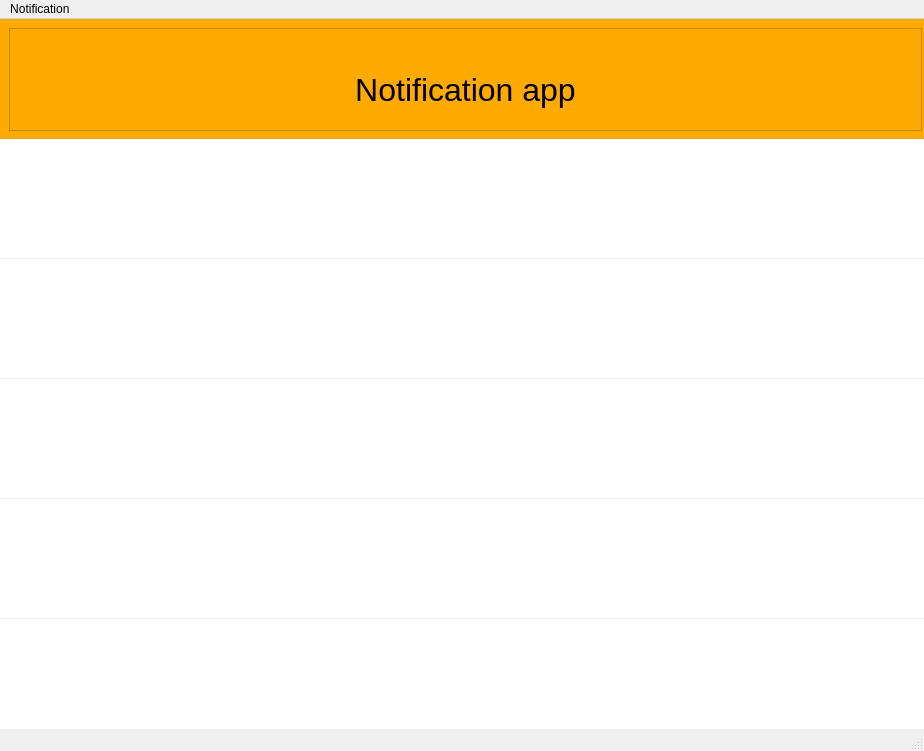
<?xml version="1.0" encoding="UTF-8"?>
<ui version="4.0">
 <class>MainWindow</class>
 <widget class="QMainWindow" name="MainWindow">
  <property name="geometry">
   <rect>
    <x>0</x>
    <y>0</y>
    <width>924</width>
    <height>751</height>
   </rect>
  </property>
  <property name="windowTitle">
   <string>MainWindow</string>
  </property>
  <widget class="QWidget" name="centralwidget">
   <widget class="QFrame" name="verticalFrame">
    <property name="geometry">
     <rect>
      <x>0</x>
      <y>0</y>
      <width>931</width>
      <height>121</height>
     </rect>
    </property>
    <property name="mouseTracking">
     <bool>false</bool>
    </property>
    <property name="styleSheet">
     <string notr="true">background-color: rgb(255, 170, 0)</string>
    </property>
    <layout class="QVBoxLayout" name="verticalLayout">
     <item>
      <widget class="QTextEdit" name="textEdit">
       <property name="html">
        <string>&lt;!DOCTYPE HTML PUBLIC &quot;-//W3C//DTD HTML 4.0//EN&quot; &quot;http://www.w3.org/TR/REC-html40/strict.dtd&quot;&gt;
&lt;html&gt;&lt;head&gt;&lt;meta name=&quot;qrichtext&quot; content=&quot;1&quot; /&gt;&lt;style type=&quot;text/css&quot;&gt;
p, li { white-space: pre-wrap; }
&lt;/style&gt;&lt;/head&gt;&lt;body style=&quot; font-family:'MS Shell Dlg 2'; font-size:7.8pt; font-weight:400; font-style:normal;&quot;&gt;
&lt;p align=&quot;center&quot; style=&quot;-qt-paragraph-type:empty; margin-top:0px; margin-bottom:0px; margin-left:0px; margin-right:0px; -qt-block-indent:0; text-indent:0px;&quot;&gt;&lt;br /&gt;&lt;/p&gt;
&lt;p align=&quot;center&quot; style=&quot;-qt-paragraph-type:empty; margin-top:0px; margin-bottom:0px; margin-left:0px; margin-right:0px; -qt-block-indent:0; text-indent:0px;&quot;&gt;&lt;br /&gt;&lt;/p&gt;
&lt;p align=&quot;center&quot; style=&quot;-qt-paragraph-type:empty; margin-top:0px; margin-bottom:0px; margin-left:0px; margin-right:0px; -qt-block-indent:0; text-indent:0px;&quot;&gt;&lt;br /&gt;&lt;/p&gt;
&lt;p align=&quot;center&quot; style=&quot; margin-top:0px; margin-bottom:0px; margin-left:0px; margin-right:0px; -qt-block-indent:0; text-indent:0px;&quot;&gt;&lt;span style=&quot; font-size:24pt;&quot;&gt;Notification app&lt;/span&gt;&lt;/p&gt;&lt;/body&gt;&lt;/html&gt;</string>
       </property>
      </widget>
     </item>
    </layout>
   </widget>
   <widget class="QFrame" name="verticalFrame">
    <property name="geometry">
     <rect>
      <x>0</x>
      <y>120</y>
      <width>931</width>
      <height>119</height>
     </rect>
    </property>
    <property name="styleSheet">
     <string notr="true">background-color: white
</string>
    </property>
    <layout class="QVBoxLayout" name="verticalLayout_2"/>
   </widget>
   <widget class="QFrame" name="verticalFrame_2">
    <property name="geometry">
     <rect>
      <x>0</x>
      <y>240</y>
      <width>931</width>
      <height>119</height>
     </rect>
    </property>
    <property name="styleSheet">
     <string notr="true">background-color: white
</string>
    </property>
    <layout class="QVBoxLayout" name="verticalLayout_3"/>
   </widget>
   <widget class="QFrame" name="verticalFrame_3">
    <property name="geometry">
     <rect>
      <x>0</x>
      <y>360</y>
      <width>931</width>
      <height>119</height>
     </rect>
    </property>
    <property name="styleSheet">
     <string notr="true">background-color: white
</string>
    </property>
    <layout class="QVBoxLayout" name="verticalLayout_4"/>
   </widget>
   <widget class="QFrame" name="verticalFrame_4">
    <property name="geometry">
     <rect>
      <x>0</x>
      <y>480</y>
      <width>931</width>
      <height>119</height>
     </rect>
    </property>
    <property name="styleSheet">
     <string notr="true">background-color: white
</string>
    </property>
    <layout class="QVBoxLayout" name="verticalLayout_5"/>
   </widget>
   <widget class="QFrame" name="verticalFrame_5">
    <property name="geometry">
     <rect>
      <x>0</x>
      <y>600</y>
      <width>931</width>
      <height>251</height>
     </rect>
    </property>
    <property name="styleSheet">
     <string notr="true">background-color: white
</string>
    </property>
    <layout class="QVBoxLayout" name="verticalLayout_6"/>
   </widget>
  </widget>
  <widget class="QMenuBar" name="menubar">
   <property name="geometry">
    <rect>
     <x>0</x>
     <y>0</y>
     <width>924</width>
     <height>26</height>
    </rect>
   </property>
   <widget class="QMenu" name="menuNotification">
    <property name="title">
     <string>Notification </string>
    </property>
   </widget>
   <addaction name="menuNotification"/>
  </widget>
  <widget class="QStatusBar" name="statusbar"/>
 </widget>
 <resources/>
 <connections/>
</ui>
